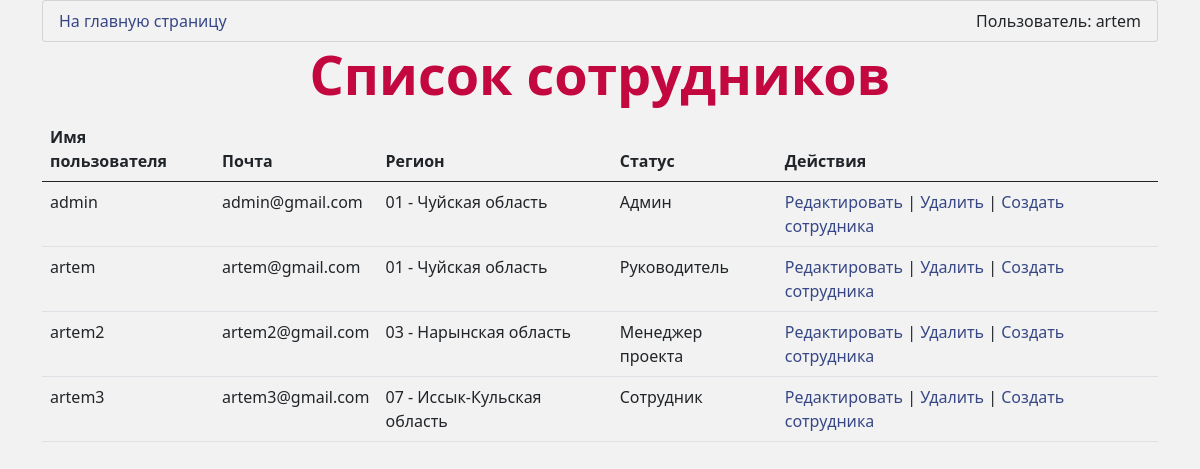
Page /DAL/user_list/ (signed in) on the earlier database version.
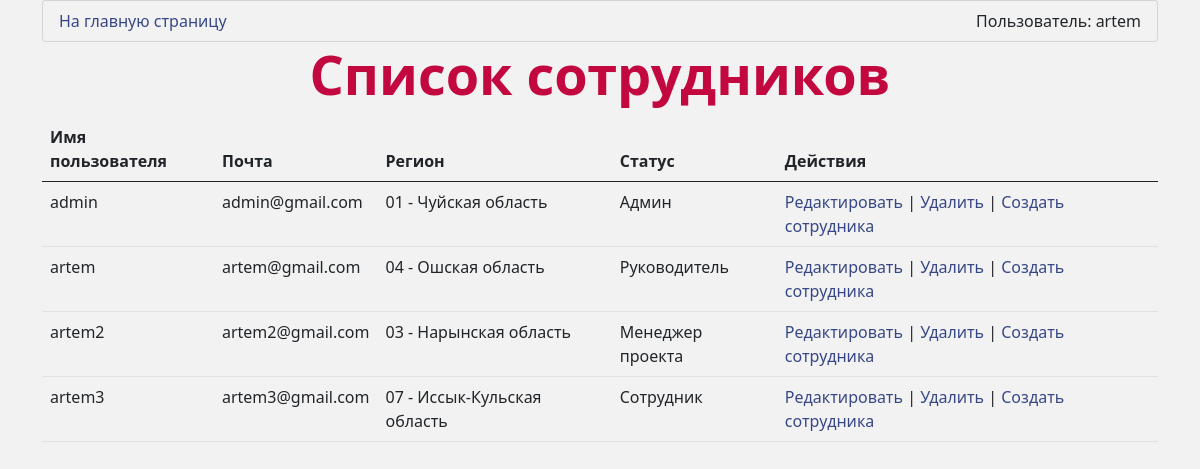
Same page on the later database version.
### DAL/models.py (models this page shows)
class User(AbstractUser):
    email = models.EmailField(unique=True)  # Сделайте поле email уникальным
    region = models.ForeignKey(Region, on_delete=models.SET_NULL, null=True, blank=True)
    role = models.ForeignKey(Role, on_delete=models.SET_NULL, null=True)
    class Meta:
        verbose_name = 'Сотрудник'
        verbose_name_plural = 'Сотрудники'
    def __str__(self):
        return self.username

class Region(models.Model):
    objects = None
    name = models.CharField(max_length=255)
    class Meta:
        verbose_name = 'Регион'
        verbose_name_plural = 'Регионы'
    def __str__(self):
        return self.name

class Role(models.Model):
    objects = None
    name = models.CharField(max_length=50)
    class Meta:
        verbose_name = 'Роль'
        verbose_name_plural = 'Роли'
    def __str__(self):
        return self.name

### DAL/views.py (the view)
# urls.py: path('user_list/', views.UserListView.as_view(), name='user_list'),
class UserListView(View):
    template_name = 'registration/user_list.html'
    def get(self, request):
        if request.user.is_superuser or request.user.role.name == 'Админ' or request.user.role.name == 'Руководитель':
            users = User.objects.all()
            return render(request, self.template_name, {'users': users})
        else:
            return render(request, 'access_denied.html')

### DAL/templates/registration/user_list.html
{% extends 'base.html' %}
{% block content %}
    <h1>Список сотрудников</h1>
    <table class="table">
        <thead>
            <tr>
                <th>Имя пользователя</th>
                <th>Почта</th>
                <th>Регион</th>
                <th>Статус</th>
                <th>Действия</th>
            </tr>
        </thead>
        <tbody>
            {% for user in users %}
                <tr>
                    <td>{{ user.username }}</td>
                    <td>{{ user.email }}</td>
                    <td>{{ user.region }}</td>
                    <td>{{ user.role }}</td>
                    <td>
                        <a href="{% url 'user_edit' user.id %}">Редактировать</a> |
                        <a href="{% url 'user_delete' user.id %}">Удалить</a> |
                        <a href="{% url 'user_create' %}">Создать сотрудника</a>
                    </td>
                </tr>
            {% endfor %}
        </tbody>
    </table>
{% endblock %}

### DAL/templates/base.html (shortened to what this page needs)
{% load static %}
<!DOCTYPE html>
<html lang="en">
<head>
    <link href="https://cdn.jsdelivr.net/npm/bootstrap@5.0.2/dist/css/bootstrap.min.css" rel="stylesheet">
    <link rel="stylesheet" href="{% static 'users/css/main.css' %}">
</head>
<body class="container">
<ul class="list-group">
    <li class="list-group-item">
        <div class="d-flex justify-content-between align-items-center">
                <span><a href="{% url 'home' %}">На главную страницу</a></span>
                Пользователь: {{ user }}
        </div>
    </li>
</ul>
{% block content %}
{% endblock %}
</body>
</html>

Differences in the rows shown:
changed User "artem": region "01 - Чуйская область" → "04 - Ошская область"
